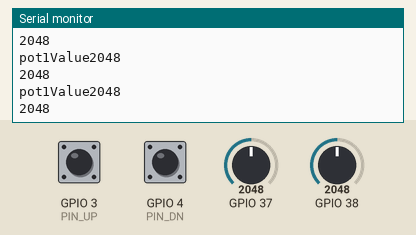
Recording of a sketch running on a simulated ESP32. Parts: the last lines printed to the serial monitor. The inputs (shaded band) are chosen by the test bench; at power-on: GPIO 37 = 2048, GPIO 38 = 2048, GPIO 3 (PIN_UP) HIGH, GPIO 4 (PIN_DN) HIGH. USB keyboard and mouse output is not drawn.

Above: at 1.7 s.
1.8 s: GPIO 37 set to 2866
At 2.94 s:
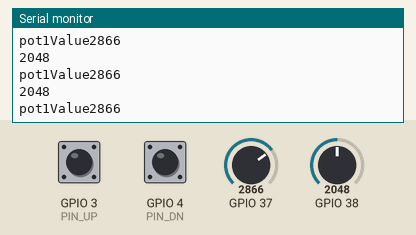
3.3 s: GPIO 38 set to 2866
At 3.65 s:
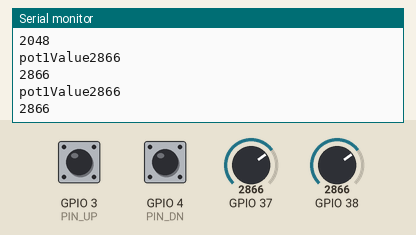
4.8 s: GPIO 37 set to 3040
At 5.37 s:
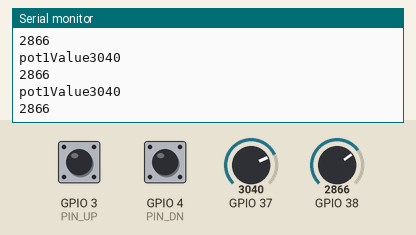
6.3 s: GPIO 38 set to 3040
At 7.0 s:
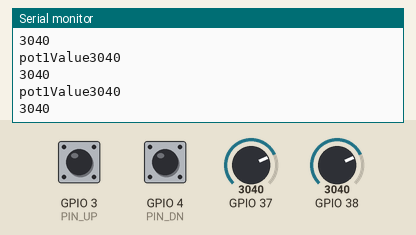
Timing chart, 0 to 8.8 s (numbered marks = the images above; inputs shaded):
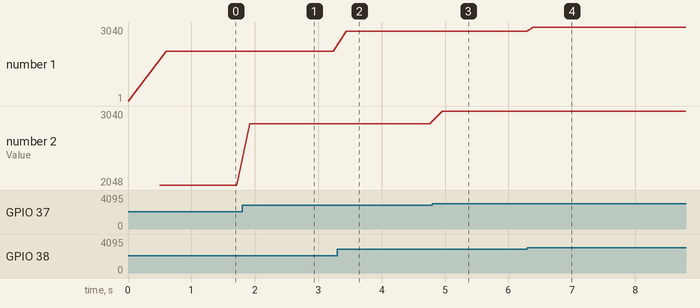

The sketch:

horse.ino
```cpp
//Vitrine00 version 231114a. Test avec 4 fleches sur interruptions
//BleKeyboard library code    and doc here : https://github.com/T-vK/ESP32-BLE-Keyboard
//TODO : use press and release on interrupts
//TODO bleKeyboard.setDelay(10)
//Type de carte : choisir FirebeetleESP32 ou ESP32Dev module suivant le module ESP32
#define BOARD ESP32 //ESP32 (clavier BLUETOOTH) ou LEONARDO (clavier USB)

//#include <BleMouse.h>
#include <BleKeyboard.h>
//debug//usb bt
//BleMouse bleMouse;
//BleKeyboard bleKeyboard;
BleKeyboard vKeyboard("ESP32LudCamGi", "ESAAIX", 60);

#define DBGBUTTON 0 //A mettre a 0 pour desactiver le DEBUG boutons et ameliorer la reactivité'input LAG

//Definition des broches (fleches directionelles + jump)
//NB ; broches pour ESP32. Mais pour leonardo, les broches interruptibles sont : 3 2 0 1 7
#define PIN_UP  D2 //13
#define PIN_DN  D3
//Variables utilisees pour les differents boutons
int UPstate , UPstateOld = HIGH;
int DNstate , DNstateOld = HIGH;
bool bConnected = false;

void setup()
{
  pinMode(PIN_UP , INPUT_PULLUP);
  pinMode(PIN_DN , INPUT_PULLUP);

  Serial.begin(115200);
  Serial.println("Starting BLE work!");

  //Initialisation
  vKeyboard.begin();
  //Connection
  int ret = 0;
  while ( ret != 1)
  {
    ret = vKeyboard.isConnected();
    //ret = bleMouse.isConnected();
    Serial.println("conn"); Serial.println(ret);
    delay(500);
  }
  Serial.println("BLE Connected!");
}

// Gestion d'un appui touche : on envoie juste les commandes pout indiquer
// qu'on a appuyé ou relaché une touche, pour ne pas encombrer la liaison USB ou Bluetooth
// Fonction générique pour toutes les touches
void manageKey(int PIN_NB, uint8_t KEY, int* state, int* stateOld)
{
  *state = digitalRead(PIN_NB);
  if (  *stateOld != *state)
  {
#if DBGBUTTON
    Serial.print(PIN_NB);
    Serial.print("chgto");
    Serial.println(*state);
#endif
    if (*state == HIGH)
    {
      //vKeyboard.press(KEY);
      vKeyboard.release(KEY);
    }
    else
    {
      vKeyboard.press(KEY);
      //vKeyboard.release(KEY);
    }
    *stateOld = *state;
  }
}

bool bPressed1 = false;
int pot1Value;
int pot1ValueOld;

bool bPressed2 = false;
int pot2Value;
int pot2ValueOld;

void loop()
{
  if (vKeyboard.isConnected() == 1 )
  {
    bConnected = true;
    //manageKey( PIN_UP , KEY_UP_ARROW   , &UPstate , &UPstateOld  );
    manageKey( PIN_UP , ' '   , &UPstate , &UPstateOld  );
    delay(1);
    //manageKey( PIN_DN , KEY_DOWN_ARROW , &DNstate , &DNstateOld  );
    manageKey( PIN_DN , 's' , &DNstate , &DNstateOld  );
    delay(1);

    //Gestion potentiometre 1
    pot1Value = analogRead(A1);
    Serial.print("pot1Value");
    Serial.println(pot1Value);
    if (bPressed1 == false)
    {
      if (pot1Value  < 1000)
      {
        vKeyboard.press('w');
        bPressed1 = true;
      }
      else if (pot1Value  > 3000)
      {
        vKeyboard.press('s');
        bPressed1 = true;
      }
      pot1ValueOld = pot1Value;
    }
    if ( (pot1Value >= 1000 ) &&  (pot1Value <= 3000 ) )
    {
      bPressed1 = false;
      vKeyboard.releaseAll();
      delay(100);
    }

    //Gestion potentiometre 2
    pot2Value = analogRead(A2);
    Serial.println(pot2Value);
    if (bPressed2 == false)
    {
      if (pot2Value  < 1000)
      {
        vKeyboard.press('a');
        bPressed2 = true;
      }
      else if (pot2Value  > 3000)
      {
        vKeyboard.press('d');
        bPressed2 = true;
      }
      pot2ValueOld = pot2Value;
    }
    if ( (pot2Value >= 1000 ) &&  (pot2Value <= 3000 ) )
    {
      bPressed2 = false;
      vKeyboard.releaseAll();
      delay(100);
    }
  }
  else // Si déconnexion détectée
  {
    bConnected = false;
    Serial.println("Waiting 3 seconds for connection...");
    delay(3000);    // Attente avant de retenter une connection
    esp_restart();  // Reconnection par reset de la carte
  }
}
```

Measured:
- after the input at 1.8 s, the serial monitor: prints a new line after 0.12 s (image 1)
- after the input at 3.3 s, the serial monitor: prints a new line after 0.14 s (image 2)
- after the input at 4.8 s, the serial monitor: prints a new line after 0.16 s (image 3)
- after the input at 6.3 s, the serial monitor: prints a new line after 0.09 s (image 4)
- plotted number 2: 2048 → 2866 after the input at 1.8 s, 2866 → 3040 after the input at 4.8 s
